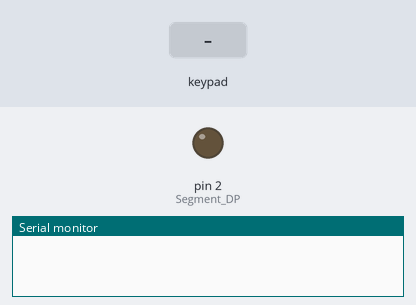
The sketch below on a simulated Arduino Uno, built with avr-gcc and run on an emulated ATmega328P. Shown: output pins drawn as LEDs (lit = HIGH), the last lines printed to the serial monitor. The test bench sets the inputs (shaded band). Pins used as bus, display or sensor lines are not drawn.

Above: at 1.8 s.
1.9 s: key '1' pressed
4.9 s: keypad keys 9 8 7 6 # pressed 0.733 s apart
At 5.4 s:
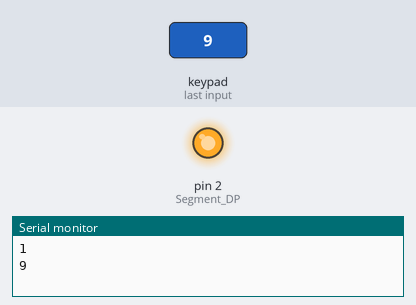
11.6 s: key '*' pressed
Timing chart, 0 to 18.0 s (numbered marks = the images above; inputs shaded):
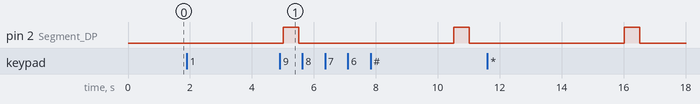

The sketch:

Test1.7segment.ino
```cpp
#define Segment_B 0 //yellow
#define Segment_E 1 //brown
#define Segment_DP 2 //orange
#define Segment_A 3 // grey
#define Segment_F 4 //Purple
#define Segment_G 5 //red
#define Segment_D 6 //white
#define Segment_C 7 //blue
int CaseState;


void setup() {
  pinMode(Segment_B, OUTPUT);
  pinMode(Segment_E, OUTPUT);
  pinMode(Segment_DP, OUTPUT);
  pinMode(Segment_A, OUTPUT);
  pinMode(Segment_F, OUTPUT);
  pinMode(Segment_G, OUTPUT);
  pinMode(Segment_D, OUTPUT);
  pinMode(Segment_C, OUTPUT);
  Serial.begin(9600);
}


void loop() {
  for (CaseState = 0; CaseState < 11; CaseState++)
  {
    KeyBoard();
    switch (CaseState) {
      case 0:
        digitalWrite(Segment_B, HIGH);
        digitalWrite(Segment_E, HIGH);
        digitalWrite(Segment_DP, LOW);
        digitalWrite(Segment_A, HIGH);
        digitalWrite(Segment_F, HIGH);
        digitalWrite(Segment_G, LOW);
        digitalWrite(Segment_D, HIGH);
        digitalWrite(Segment_C, HIGH);
        break;
      case 1:
        digitalWrite(Segment_B, HIGH);
        digitalWrite(Segment_E, LOW);
        digitalWrite(Segment_DP, LOW);
        digitalWrite(Segment_A, LOW);
        digitalWrite(Segment_F, LOW);
        digitalWrite(Segment_G, LOW);
        digitalWrite(Segment_D, LOW);
        digitalWrite(Segment_C, HIGH);
        break;
      case 2:
        digitalWrite(Segment_B, HIGH);
        digitalWrite(Segment_E, HIGH);
        digitalWrite(Segment_DP, LOW);
        digitalWrite(Segment_A, HIGH);
        digitalWrite(Segment_F, LOW);
        digitalWrite(Segment_G, HIGH);
        digitalWrite(Segment_D, HIGH);
        digitalWrite(Segment_C, LOW);
        break;
      case 3:
        digitalWrite(Segment_B, HIGH);
        digitalWrite(Segment_E, LOW);
        digitalWrite(Segment_DP, LOW);
        digitalWrite(Segment_A, HIGH);
        digitalWrite(Segment_F, LOW);
        digitalWrite(Segment_G, HIGH);
        digitalWrite(Segment_D, HIGH);
        digitalWrite(Segment_C, HIGH);
        break;
      case 4:
        digitalWrite(Segment_B, HIGH);
        digitalWrite(Segment_E, LOW);
        digitalWrite(Segment_DP, LOW);
        digitalWrite(Segment_A, LOW);
        digitalWrite(Segment_F, HIGH);
        digitalWrite(Segment_G, HIGH);
        digitalWrite(Segment_D, LOW);
        digitalWrite(Segment_C, HIGH);
        break;
      case 5:
        digitalWrite(Segment_B, LOW);
        digitalWrite(Segment_E, LOW);
        digitalWrite(Segment_DP, LOW);
        digitalWrite(Segment_A, HIGH);
        digitalWrite(Segment_F, HIGH);
        digitalWrite(Segment_G, HIGH);
        digitalWrite(Segment_D, HIGH);
        digitalWrite(Segment_C, HIGH);
        break;
      case 6:
        digitalWrite(Segment_B, LOW);
        digitalWrite(Segment_E, HIGH);
        digitalWrite(Segment_DP, LOW);
        digitalWrite(Segment_A, HIGH);
        digitalWrite(Segment_F, HIGH);
        digitalWrite(Segment_G, HIGH);
        digitalWrite(Segment_D, HIGH);
        digitalWrite(Segment_C, HIGH);
        break;
      case 7:
        digitalWrite(Segment_B, HIGH);
        digitalWrite(Segment_E, LOW);
        digitalWrite(Segment_DP, LOW);
        digitalWrite(Segment_A, HIGH);
        digitalWrite(Segment_F, LOW);
        digitalWrite(Segment_G, LOW);
        digitalWrite(Segment_D, LOW);
        digitalWrite(Segment_C, HIGH);
        break;
      case 8:
        digitalWrite(Segment_B, HIGH);
        digitalWrite(Segment_E, HIGH);
        digitalWrite(Segment_DP, LOW);
        digitalWrite(Segment_A, HIGH);
        digitalWrite(Segment_F, HIGH);
        digitalWrite(Segment_G, HIGH);
        digitalWrite(Segment_D, HIGH);
        digitalWrite(Segment_C, HIGH);
        break;
      case 9:
        digitalWrite(Segment_B, HIGH);
        digitalWrite(Segment_E, LOW);
        digitalWrite(Segment_DP, LOW);
        digitalWrite(Segment_A, HIGH);
        digitalWrite(Segment_F, HIGH);
        digitalWrite(Segment_G, HIGH);
        digitalWrite(Segment_D, HIGH);
        digitalWrite(Segment_C, HIGH);
        break;
       case 10:
        digitalWrite(Segment_B, LOW);
        digitalWrite(Segment_E, LOW);
        digitalWrite(Segment_DP, HIGH);
        digitalWrite(Segment_A, LOW);
        digitalWrite(Segment_F, LOW);
        digitalWrite(Segment_G, LOW);
        digitalWrite(Segment_D, LOW);
        digitalWrite(Segment_C, LOW);
        break;
    }
    delay(500);
  }
}
```

Keypad.ino
```cpp
#include <Keypad.h>

const byte ROWS = 4;
const byte COLS = 3;

char hexaKeys[ROWS][COLS] = {
  {'1', '2', '3'},
  {'4', '5', '6'},
  {'7', '8', '9'},
  {'*', '0', '#'}
};

byte rowPins[ROWS] = {9, 8, 7, 6}; // Grey, Yellow, Purple, Green
byte colPins[COLS] = {5, 4, 3}; //Green, Blue, Yellow

Keypad customKeypad = Keypad(makeKeymap(hexaKeys), rowPins, colPins, ROWS, COLS);

void KeyBoard()
{
  char customKey = customKeypad.getKey();

  if (customKey) {
    Serial.println(customKey);
  }
}
```
